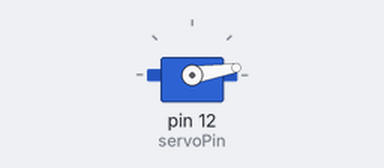
Bench run of a program on a simulated Raspberry Pi (header pin numbers). Parts: servo. Servo angles are drawn from the pulse width (0.5 ms = 0°, 2.5 ms = 180°); what the program prints to the terminal is not drawn.

Above: at 0.05 s.
At 4.45 s:
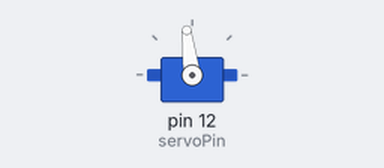
At 8.95 s:
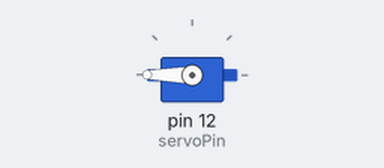
At 17.95 s:
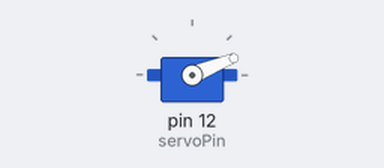
Timing chart, 0 to 24.8 s (numbered marks = the images above):
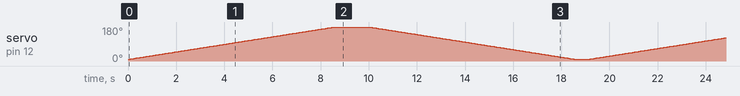

The program:

Sweep.py
```python
#!/usr/bin/env python3
########################################################################
# Filename    : Sweep.py
# Description : Servo sweep
# Author      : www.freenove.com
# modification: 2019/12/27
########################################################################
import RPi.GPIO as GPIO
import time
OFFSE_DUTY = 0.5        #define pulse offset of servo
SERVO_MIN_DUTY = 2.5+OFFSE_DUTY     #define pulse duty cycle for minimum angle of servo
SERVO_MAX_DUTY = 12.5+OFFSE_DUTY    #define pulse duty cycle for maximum angle of servo
servoPin = 12

def map( value, fromLow, fromHigh, toLow, toHigh):  # map a value from one range to another range
    return (toHigh-toLow)*(value-fromLow) / (fromHigh-fromLow) + toLow

def setup():
    global p
    GPIO.setmode(GPIO.BOARD)         # use PHYSICAL GPIO Numbering
    GPIO.setup(servoPin, GPIO.OUT)   # Set servoPin to OUTPUT mode
    GPIO.output(servoPin, GPIO.LOW)  # Make servoPin output LOW level

    p = GPIO.PWM(servoPin, 50)     # set Frequece to 50Hz
    p.start(0)                     # Set initial Duty Cycle to 0

def servoWrite(angle):      # make the servo rotate to specific angle, 0-180
    if(angle<0):
        angle = 0
    elif(angle > 180):
        angle = 180
    p.ChangeDutyCycle(map(angle,0,180,SERVO_MIN_DUTY,SERVO_MAX_DUTY)) # map the angle to duty cycle and output it

def loop():
    while True:
        for dc in range(0, 181, 1):   # make servo rotate from 0 to 180 deg
            servoWrite(dc)     # Write dc value to servo
            time.sleep(0.05)
        time.sleep(0.5)
        for dc in range(180, -1, -1): # make servo rotate from 180 to 0 deg
            servoWrite(dc)
            time.sleep(0.05)
        time.sleep(0.5)

def destroy():
    p.stop()
    GPIO.cleanup()

if __name__ == '__main__':     # Program entrance
    print ('Program is starting...')
    setup()
    try:
        loop()
    finally:
        destroy()
```
